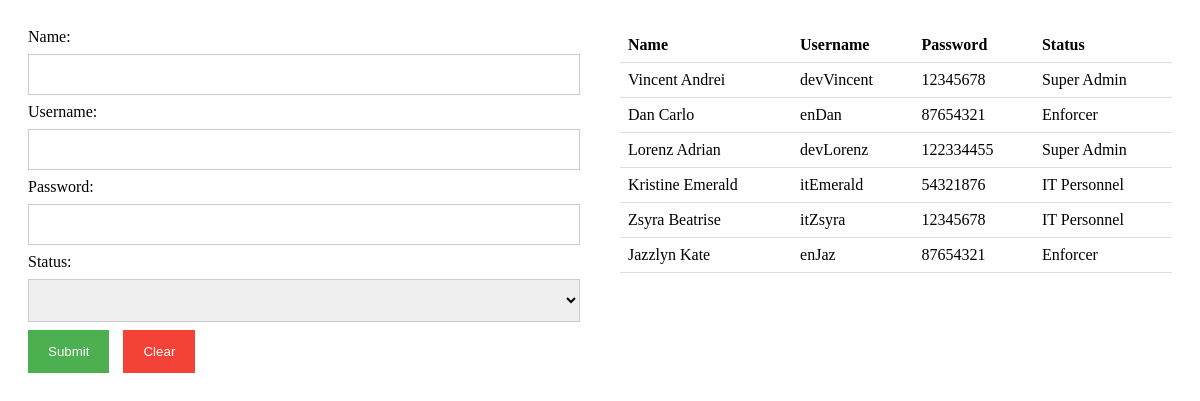
Screenshot of /testcode.php with the database file from the repository.
### tables this page shows
CREATE TABLE `users` (
  `user_id` int(11) NOT NULL,
  `name` varchar(50) NOT NULL,
  `username` varchar(50) NOT NULL,
  `password` varchar(50) NOT NULL,
  `status` varchar(50) NOT NULL
);

### testcode.php (the view, shortened to what this page needs)
<?php
include 'php/database_connect.php';
?>
<!DOCTYPE html>
<html>
<head>
</head>
<body>
  <div class="container">
    <div class="form-container">
  <form id="create-account-form" method="POST" action="php/createaccount.php">
    <label for="name">Name:</label>
    <input type="text" id="name" name="name" onkeyup="validateName();" oninput="validateInput(this);" required><br>
    <label for="username">Username:</label>
    <input type="text" id="username" name="username" onkeyup="validateUsername();" oninput="validateInput(this);" required><br>
    <label for="password">Password:</label>
    <input type="password" id="password" name="password" onkeyup="validatePassword();" oninput="validateInput(this);" required><br>
    <label for="status">Status:</label>
    <select id="status" name="status">
    <option value="empty"></option>
      <option value="Enforcer">Enforcer</option>
    </select><br>
    <button id="submit-button" type="submit">Submit</button>
    <button type="reset">Clear</button>
  </form>
  </div>
  <div class="table-container">
  <?php
$sql = "SELECT * FROM users";
$result = $conn->query($sql);
if ($result->num_rows > 0) {
    echo "<table id='user-table'>
            <thead>
                <tr>
                    <th>Name</th>
                    <th>Username</th>
                    <th>Password</th>
                    <th>Status</th>
                </tr>
            </thead>
            <tbody>";
    while ($row = $result->fetch_assoc()) {
        echo "<tr>
                <td>".$row["name"]."</td>
                <td>".$row["username"]."</td>
                <td>".$row["password"]."</td>
                <td>".$row["status"]."</td>
              </tr>";
    }
    echo "</tbody>
        </table>";
} else {
    echo "No user accounts found.";
}
  ?>
  </div>
  </div>
</body>
</html>

### testcode.php (style rules this page uses)
.container { display: flex; justify-content: space-between; }
.form-container { flex-basis: 50%; padding: 20px; }
.table-container { flex-basis: 50%; padding: 20px; }
table { border-collapse: collapse; width: 100%; }
th, td { text-align: left; padding: 8px; border-bottom: 1px solid #ddd; }
form { margin-bottom: 20px; }
input[type="text"], input[type="password"], select { width: 100%; padding: 12px 20px; margin: 8px 0; display: inline-block; border: 1px solid #ccc; box-sizing: border-box; }
button { background-color: #4CAF50; color: white; padding: 14px 20px; margin-right: 10px; border: none; cursor: pointer; }
button[type="submit"] { background-color: #4CAF50; }
button[type="reset"] { background-color: #f44336; }

### rows the page displays
users: name "Vincent Andrei", username "devVincent", password "12345678", status "Super Admin"
users: name "Dan Carlo", username "enDan", password "87654321", status "Enforcer"
users: name "Lorenz Adrian", username "devLorenz", password "122334455", status "Super Admin"
users: name "Kristine Emerald", username "itEmerald", password "54321876", status "IT Personnel"
users: name "Zsyra Beatrise", username "itZsyra", password "12345678", status "IT Personnel"
users: name "Jazzlyn Kate", username "enJaz", password "87654321", status "Enforcer"
